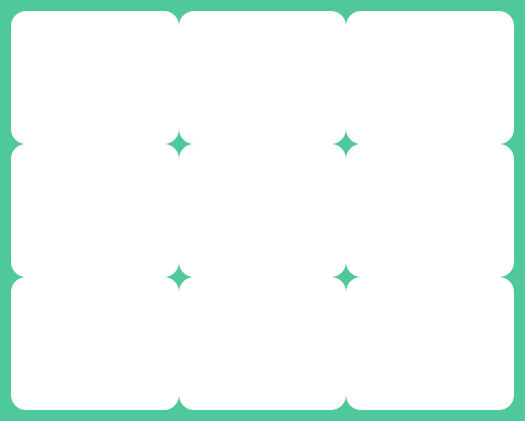
<?xml version="1.0" encoding="UTF-8"?>
<ui version="4.0">
 <class>easy_ai</class>
 <widget class="QDialog" name="easy_ai">
  <property name="geometry">
   <rect>
    <x>0</x>
    <y>0</y>
    <width>525</width>
    <height>421</height>
   </rect>
  </property>
  <property name="windowTitle">
   <string>Dialog</string>
  </property>
  <property name="styleSheet">
   <string notr="true">*{
	
	background-color:rgb(79, 200, 154);
font-family:century gothic;
font-size:20px;
}
QFrame
{
background:rgba(0,0,0,0.8);
border-radius:15px;
}

QPushButton
{
background: white;
border-radius:30px;
font-size:50px;
}
QToolButton
{
background: rgb(79, 200, 154);
border-radius:60px;
}
QLabel
{
color:white;
background:transparent;
}
QPushButton
{
color:black;
border-radius:15px;
}

</string>
  </property>
  <layout class="QGridLayout" name="gridLayout_2">
   <item row="0" column="0">
    <layout class="QGridLayout" name="gridLayout">
     <property name="sizeConstraint">
      <enum>QLayout::SetDefaultConstraint</enum>
     </property>
     <property name="leftMargin">
      <number>0</number>
     </property>
     <property name="spacing">
      <number>0</number>
     </property>
     <item row="0" column="1">
      <widget class="QPushButton" name="pushButton2">
       <property name="sizePolicy">
        <sizepolicy hsizetype="Minimum" vsizetype="Expanding">
         <horstretch>0</horstretch>
         <verstretch>0</verstretch>
        </sizepolicy>
       </property>
       <property name="font">
        <font>
         <family>century gothic</family>
         <pointsize>-1</pointsize>
         <bold>true</bold>
        </font>
       </property>
       <property name="cursor">
        <cursorShape>PointingHandCursor</cursorShape>
       </property>
       <property name="text">
        <string/>
       </property>
      </widget>
     </item>
     <item row="1" column="2">
      <widget class="QPushButton" name="pushButton6">
       <property name="sizePolicy">
        <sizepolicy hsizetype="Minimum" vsizetype="Expanding">
         <horstretch>0</horstretch>
         <verstretch>0</verstretch>
        </sizepolicy>
       </property>
       <property name="font">
        <font>
         <family>century gothic</family>
         <pointsize>-1</pointsize>
         <bold>true</bold>
        </font>
       </property>
       <property name="cursor">
        <cursorShape>PointingHandCursor</cursorShape>
       </property>
       <property name="text">
        <string/>
       </property>
      </widget>
     </item>
     <item row="0" column="2">
      <widget class="QPushButton" name="pushButton3">
       <property name="sizePolicy">
        <sizepolicy hsizetype="Minimum" vsizetype="Expanding">
         <horstretch>0</horstretch>
         <verstretch>0</verstretch>
        </sizepolicy>
       </property>
       <property name="font">
        <font>
         <family>century gothic</family>
         <pointsize>-1</pointsize>
         <bold>true</bold>
        </font>
       </property>
       <property name="cursor">
        <cursorShape>PointingHandCursor</cursorShape>
       </property>
       <property name="text">
        <string/>
       </property>
       <property name="iconSize">
        <size>
         <width>20</width>
         <height>20</height>
        </size>
       </property>
       <property name="flat">
        <bool>false</bool>
       </property>
      </widget>
     </item>
     <item row="1" column="1">
      <widget class="QPushButton" name="pushButton5">
       <property name="sizePolicy">
        <sizepolicy hsizetype="Minimum" vsizetype="Expanding">
         <horstretch>0</horstretch>
         <verstretch>0</verstretch>
        </sizepolicy>
       </property>
       <property name="font">
        <font>
         <family>century gothic</family>
         <pointsize>-1</pointsize>
         <bold>true</bold>
        </font>
       </property>
       <property name="cursor">
        <cursorShape>PointingHandCursor</cursorShape>
       </property>
       <property name="text">
        <string/>
       </property>
      </widget>
     </item>
     <item row="2" column="1">
      <widget class="QPushButton" name="pushButton8">
       <property name="sizePolicy">
        <sizepolicy hsizetype="Minimum" vsizetype="Expanding">
         <horstretch>0</horstretch>
         <verstretch>0</verstretch>
        </sizepolicy>
       </property>
       <property name="font">
        <font>
         <family>century gothic</family>
         <pointsize>-1</pointsize>
         <bold>true</bold>
        </font>
       </property>
       <property name="cursor">
        <cursorShape>PointingHandCursor</cursorShape>
       </property>
       <property name="text">
        <string/>
       </property>
      </widget>
     </item>
     <item row="2" column="2">
      <widget class="QPushButton" name="pushButton9">
       <property name="sizePolicy">
        <sizepolicy hsizetype="Minimum" vsizetype="Expanding">
         <horstretch>0</horstretch>
         <verstretch>0</verstretch>
        </sizepolicy>
       </property>
       <property name="font">
        <font>
         <family>century gothic</family>
         <pointsize>-1</pointsize>
         <bold>true</bold>
        </font>
       </property>
       <property name="cursor">
        <cursorShape>PointingHandCursor</cursorShape>
       </property>
       <property name="text">
        <string/>
       </property>
      </widget>
     </item>
     <item row="0" column="0">
      <widget class="QPushButton" name="pushButton1">
       <property name="sizePolicy">
        <sizepolicy hsizetype="Minimum" vsizetype="Expanding">
         <horstretch>0</horstretch>
         <verstretch>0</verstretch>
        </sizepolicy>
       </property>
       <property name="font">
        <font>
         <family>century gothic</family>
         <pointsize>-1</pointsize>
         <bold>true</bold>
        </font>
       </property>
       <property name="cursor">
        <cursorShape>PointingHandCursor</cursorShape>
       </property>
       <property name="text">
        <string/>
       </property>
      </widget>
     </item>
     <item row="1" column="0">
      <widget class="QPushButton" name="pushButton4">
       <property name="sizePolicy">
        <sizepolicy hsizetype="Minimum" vsizetype="Expanding">
         <horstretch>0</horstretch>
         <verstretch>0</verstretch>
        </sizepolicy>
       </property>
       <property name="font">
        <font>
         <family>century gothic</family>
         <pointsize>-1</pointsize>
         <bold>true</bold>
        </font>
       </property>
       <property name="cursor">
        <cursorShape>PointingHandCursor</cursorShape>
       </property>
       <property name="text">
        <string/>
       </property>
      </widget>
     </item>
     <item row="2" column="0">
      <widget class="QPushButton" name="pushButton7">
       <property name="sizePolicy">
        <sizepolicy hsizetype="Minimum" vsizetype="Expanding">
         <horstretch>0</horstretch>
         <verstretch>0</verstretch>
        </sizepolicy>
       </property>
       <property name="font">
        <font>
         <family>century gothic</family>
         <pointsize>-1</pointsize>
         <bold>true</bold>
        </font>
       </property>
       <property name="cursor">
        <cursorShape>PointingHandCursor</cursorShape>
       </property>
       <property name="text">
        <string/>
       </property>
      </widget>
     </item>
    </layout>
   </item>
  </layout>
 </widget>
 <resources/>
 <connections/>
</ui>
